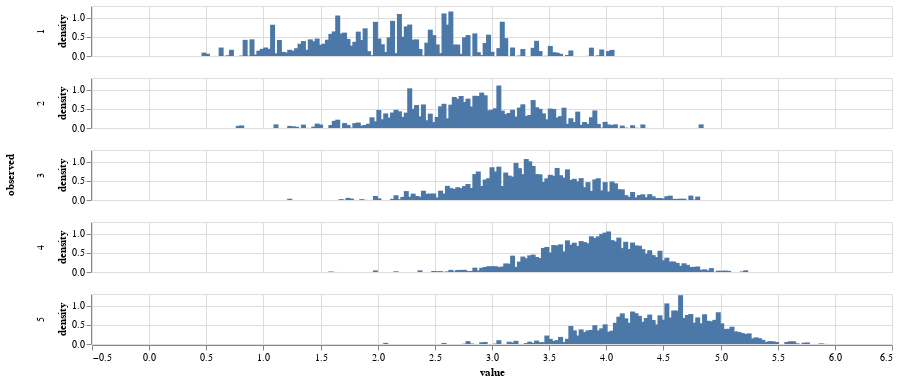

Notebook code cell kept with this figure:
### Code cell
fit_vs_obs = pd.concat([
    Rhatbig.rename(columns={'rating':'fit'}),
    Rbig.rename(columns={'rating':'observed'}),
], axis=1).stack().dropna().reset_index()[['fit','observed']]

fit_vs_obs = fit_vs_obs.iloc[np.random.choice(len(fit_vs_obs), 5000)]

alt.Chart(fit_vs_obs).transform_density(
    density='fit',
    bandwidth=0.01,
    groupby=['observed'],
    extent= [0, 6]
).mark_bar().encode(
    alt.X('value:Q'),
    alt.Y('density:Q'),
    alt.Row('observed:N')
).properties(width=800, height=50)

### Figure 1 — Vega-Lite specification as saved in the notebook (floating-point values rounded to 4 significant figures; data arrays with more than 128 entries replaced by an {"elided": "..."} marker saying what was removed)
{"config": {"view": {"continuousWidth": 300, "continuousHeight": 300}}, "data": {"name": "data-b4a34186661f8c7c0f3f6290c961d0cb"}, "mark": {"type": "bar"}, "encoding": {"row": {"field": "observed", "type": "nominal"}, "x": {"field": "value", "type": "quantitative"}, "y": {"field": "density", "type": "quantitative"}}, "height": 50, "transform": [{"density": "fit", "bandwidth": 0.01, "extent": [0, 6], "groupby": ["observed"]}], "width": 800, "$schema": "https://vega.github.io/schema/vega-lite/v5.15.1.json", "datasets": {"data-b4a34186661f8c7c0f3f6290c961d0cb": {"elided": "5000 records"}}}
